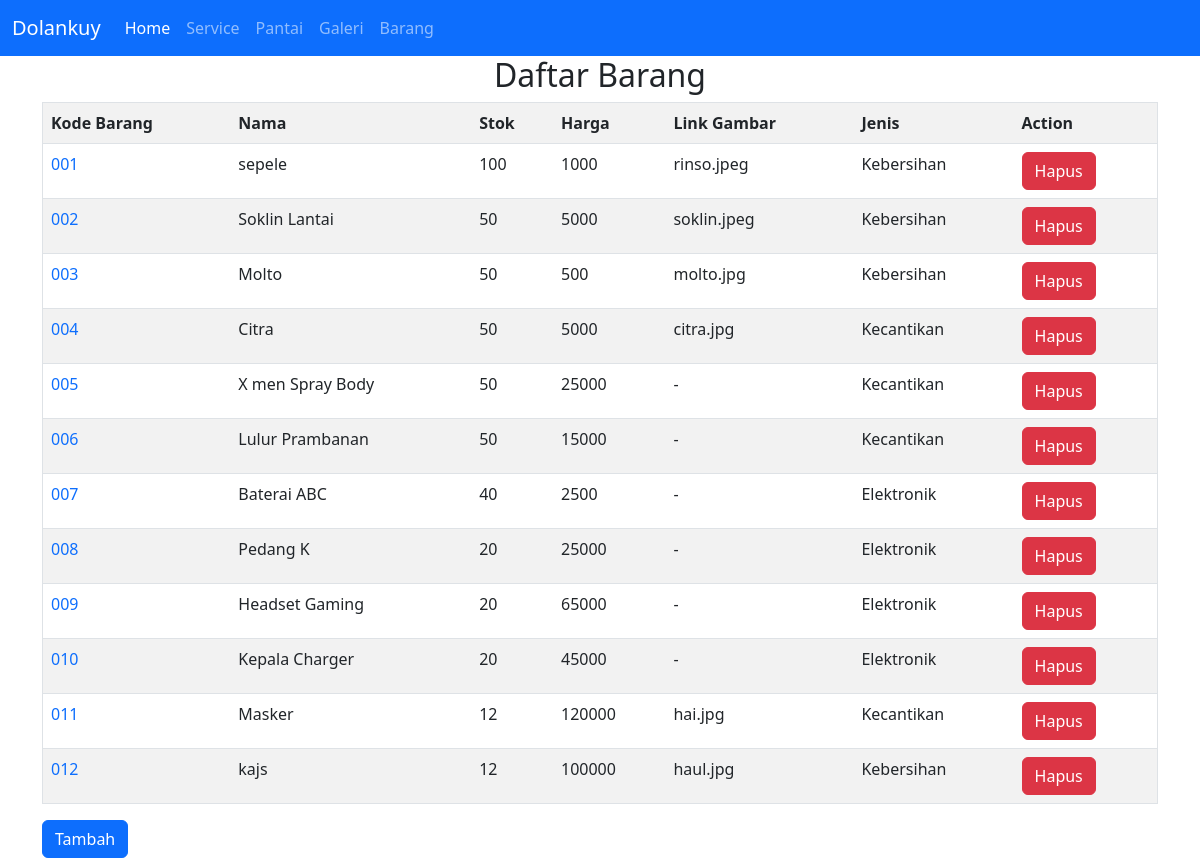
The app's page /tampilbrg/ with its own data.
### uas/models.py (models this page shows, shortened)
class Barang(models.Model):
    kodebrg=models.CharField(max_length=8)
    nama=models.CharField(max_length=50)
    stok=models.IntegerField()
    harga=models.BigIntegerField()
    link_gbr=models.CharField(max_length=150, blank=True)
    waktu_posting=models.DateTimeField(auto_now_add=True)
    jenis_id=models.ForeignKey(Jenis, on_delete=models.CASCADE,null=True)

class Jenis(models.Model):
    nama=models.CharField(max_length=50)
    ket=models.TextField()

### uas/views.py (the view)
# urls.py: path('tampilbrg/',Barang_View),
def Barang_View(request):
    barangs=Barang.objects.all()
    konteks={
        'barangs':barangs,
    }
    return render(request,'tampil_brg.html',konteks)

### templates/tampil_brg.html (shortened to what this page needs)
{% load static %}
<!DOCTYPE html>
<html lang="en">
<head>
    <link href="https://cdn.jsdelivr.net/npm/bootstrap@5.3.0/dist/css/bootstrap.min.css" rel="stylesheet">
</head>
<body>
    <header>
        <nav class="navbar navbar-expand-lg bg-primary" data-bs-theme="dark">
            <div class="container-fluid">
              <a class="navbar-brand" href="#">Dolankuy</a>
              <div class="collapse navbar-collapse" id="navbarSupportedContent">
                <ul class="navbar-nav me-auto mb-2 mb-lg-0">
                  <li class="nav-item">
                    <a class="nav-link active" aria-current="page" href="/">Home</a>
                  </li>
                  <li class="nav-item">
                    <a class="nav-link" href="/service/">Service</a>
                  </li>
                  <li class="nav-item">
                    <a class="nav-link" href="/pantai/">Pantai</a>
                  </li>
                  <li class="nav-item">
                    <a class="nav-link" href="/galeri/">Galeri</a>
                  </li>
                  <li class="nav-item">
                    <a class="nav-link" href="/tampilbrg/">Barang</a>
                  </li>
                </ul>
              </div>
            </div>
          </nav>
    </header>
    <div class="container">
        <div class="row">
            <div class="col-md-12">
                <h2 class="text-center"> Daftar Barang </h2>
                <table border="1" class="table table-succes table-striped">
                    <tr>
                        <th>Kode Barang</th>
                        <th>Nama</th>
                        <th>Stok</th>
                        <th>Harga</th>
                        <th>Link Gambar</th>
                        <th>Jenis</th>
                        <th>Action</th>
                    </tr>
                    {% for Barang in barangs %}
                    <tr>
                        <td><a style="text-decoration: none;" href="{% url 'ubah_brg' Barang.id %}">{{ Barang.kodebrg }}</a></td>
                        <td>{{ Barang.nama }}</td>
                        <td>{{ Barang.stok }}</td>
                        <td>{{ Barang.harga }}</td>
                        <td>{{ Barang.link_gbr }}</td>
                        <td>{{ Barang.jenis_id.nama }}</td>
                        <td>
                          <button type="button" class="btn btn-danger" data-bs-toggle="modal"
                          data-bs-target="#hapus{{ Barang.id }}">Hapus</button>
                        </td>
                    </tr>
                    {% endfor %}
                </table>
                <a href="/barang" class="btn btn-primary" style="text-decoration: none;">Tambah</a>
            </div>
        </div>
    </div>
</body>
</html>

### records on screen
Barang: kodebrg "001", nama "sepele", stok "100", harga "1000", link_gbr "rinso.jpeg", jenis_id.nama "Kebersihan"
Barang: kodebrg "002", nama "Soklin Lantai", stok "50", harga "5000", link_gbr "soklin.jpeg", jenis_id.nama "Kebersihan"
Barang: kodebrg "003", nama "Molto", stok "50", harga "500", link_gbr "molto.jpg", jenis_id.nama "Kebersihan"
Barang: kodebrg "004", nama "Citra", stok "50", harga "5000", link_gbr "citra.jpg", jenis_id.nama "Kecantikan"
Barang: kodebrg "005", nama "X men Spray Body", stok "50", harga "25000", link_gbr "-", jenis_id.nama "Kecantikan"
Barang: kodebrg "006", nama "Lulur Prambanan", stok "50", harga "15000", link_gbr "-", jenis_id.nama "Kecantikan"
Barang: kodebrg "007", nama "Baterai ABC", stok "40", harga "2500", link_gbr "-", jenis_id.nama "Elektronik"
Barang: kodebrg "008", nama "Pedang K", stok "20", harga "25000", link_gbr "-", jenis_id.nama "Elektronik"
Barang: kodebrg "009", nama "Headset Gaming", stok "20", harga "65000", link_gbr "-", jenis_id.nama "Elektronik"
Barang: kodebrg "010", nama "Kepala Charger", stok "20", harga "45000", link_gbr "-", jenis_id.nama "Elektronik"
Barang: kodebrg "011", nama "Masker", stok "12", harga "120000", link_gbr "hai.jpg", jenis_id.nama "Kecantikan"
Barang: kodebrg "012", nama "kajs", stok "12", harga "100000", link_gbr "haul.jpg", jenis_id.nama "Kebersihan"
